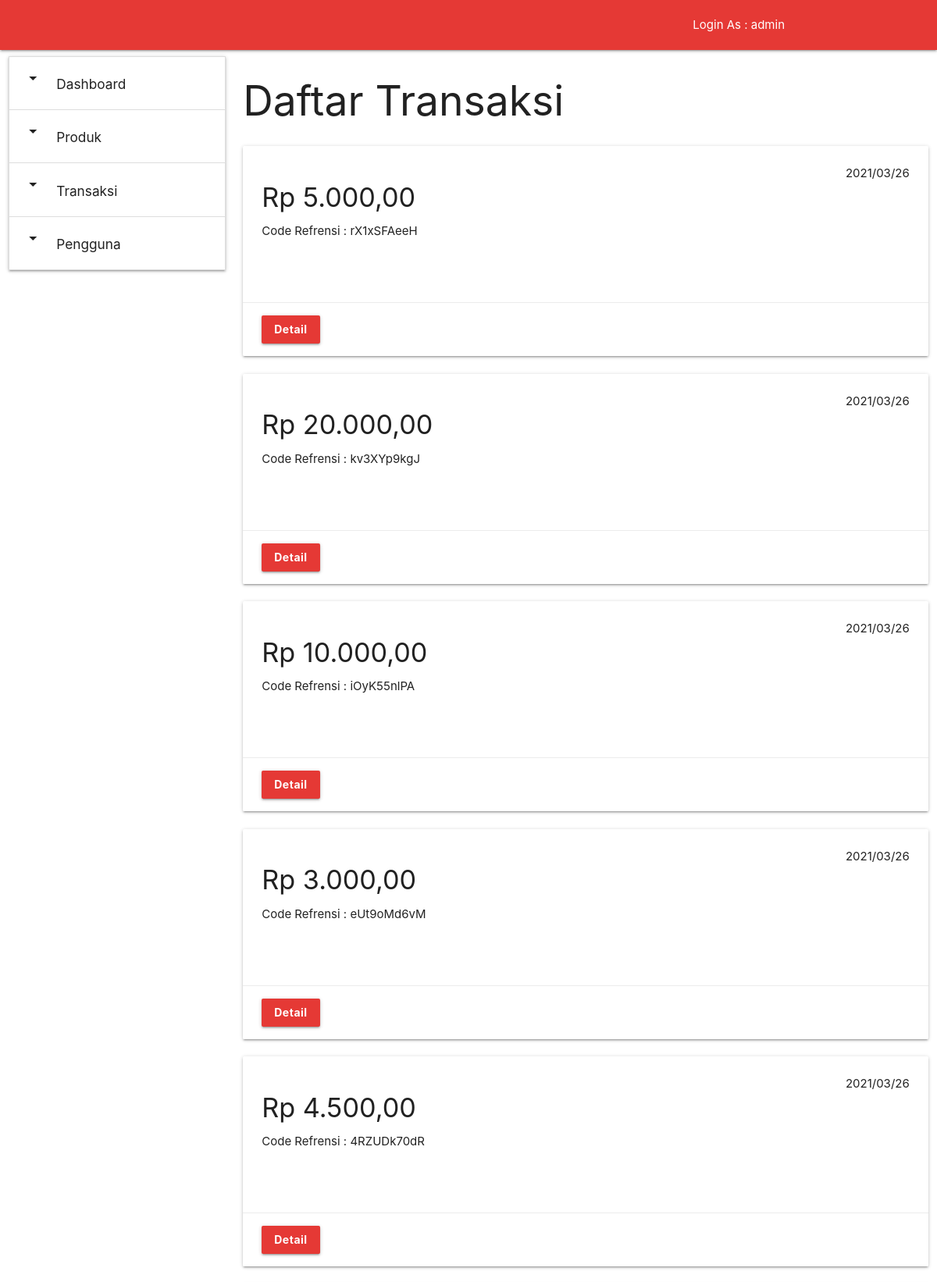
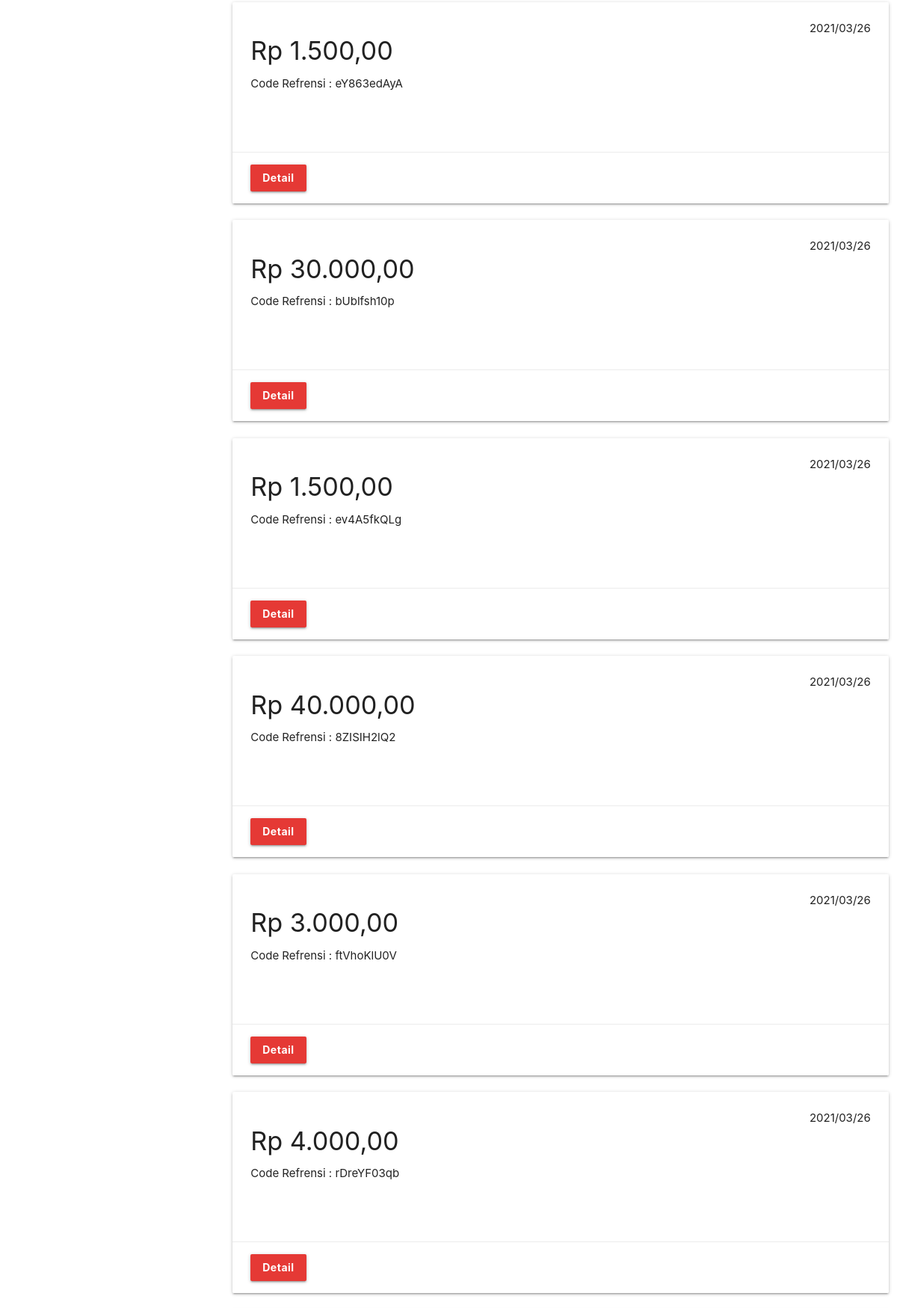
Screenshot of /index.php?menu=transactions (signed in, upper part) with the database file from the repository (2 pictures, top to bottom).
### tables this page shows
CREATE TABLE user(
    id INT(11) NOT NULL AUTO_INCREMENT PRIMARY KEY,
    name TEXT,
    username TEXT,
    password TEXT
);

CREATE TABLE transaction(
    id INT(11) NOT NULL AUTO_INCREMENT PRIMARY KEY,
    ref_id TEXT,
    customer_id INT(11) NOT NULL,
    address TEXT,
    total INT,
    transaction_date DATETIME NULL,
    expired_date DATETIME NULL,
    FOREIGN KEY (customer_id) REFERENCES customer(id)
);

### model/db.php (called while the page is built, shortened)
<?php
function get_connection($configs){
    $username = $configs['username'];
    $password = $configs['password'];
    $host = $configs['host'];
    $dbname = $configs['name'];
    $db = new mysqli($host,$username,$password,$dbname);
    return $db;
}
?>

### model/user.php (called while the page is built, shortened)
<?php
class user {
    public $id;
    public function one($db) {
        $result_query = new result_query();
        $one = new user();
        $query = "SELECT id,name,username,password FROM user WHERE id=? LIMIT 1";
        $stmt = $db->prepare($query);
        $stmt->bind_param('i', $this->id);
        $stmt->execute();
        $rows = $stmt->get_result();
        $result = $rows->fetch_assoc();
        $one->id = $result['id'];
        $one->name = $result['name'];
        $one->username = $result['username'];
        $one->password = $result['password'];
        $result_query->data = $one;
        return $result_query;
    }
}
?>

### model/transaction.php (called while the page is built, shortened)
<?php
class transaction {
    public function all_basic($db,$list_query) {
        $result_query = new result_query();
        $all = array();
        $query = "SELECT
                    id,ref_id,customer_id,address,total,expired_date,transaction_date
                FROM
                    transaction
                WHERE
                    ".$list_query->search_by." LIKE ?
                ORDER BY
                    ".$list_query->order_by." ".$list_query->order_dir."
                LIMIT ?
                OFFSET ?";
        $stmt = $db->prepare($query);
        $search = "%".$list_query->search_value."%";
        $offset = $list_query->offset;
        $limit =  $list_query->limit;
        $stmt->bind_param('sii',$search ,$limit, $offset);
        $stmt->execute();
        $rows = $stmt->get_result();
        while ($result = $rows->fetch_assoc()){
            $one = new transaction();
            $one->id = $result['id'];
            $one->ref_id = $result['ref_id'];
            $one->customer_id = $result['customer_id'];
            $one->address = $result['address'];
            $one->total = $result['total'];
            $one->expired_date = $result['expired_date'];
            $one->transaction_date = $result['transaction_date'];
            array_push($all,$one);
        }
        $result_query->data = $all;
        return $result_query;
    }
}
?>

### pages/transaction.php (the view, shortened to what this page needs)
<?php
include_once("model/transaction.php");
include_once("model/db.php");
$transaction = new transaction();
$transactiont_query = (object) ['search_by' => 'ref_id','search_value' => '','order_by' => 'id','order_dir'=> 'asc','offset' => 0,'limit' => 100];
$result_transaction = $transaction->all_basic(get_connection(include("api/config.php")),$transactiont_query);
?>
<div class="row">
    <?php foreach ($result_transaction->data as $value) { ?>
        <div class="col s12">
            <div class="card">
                <div class="card-content" style="height:200px">
                    <div class="top right">
                        <p><?php  echo date_format(date_create($value->transaction_date),"Y/m/d") ?></p>
                    </div>
                    <h4><?php echo "Rp ". number_format($value->total,2,",",".") ?></h4>
                    <p><?php  echo "Code Refrensi : ". $value->ref_id ?></p>
                </div>
                <div class="card-action">
                    <a class="waves-effect waves-light btn red darken-1 white-text" style="text-transform:none;"  href="?menu=detail_transaction&transaction_id=<?php echo $value->id ?>">
                        <b>
                            <span>Detail</span>
                        </b>
                    </a>
                </div>
            </div>
        </div>
    <?php } ?>
</div>

### index.php (shortened to what this page needs)
<!DOCTYPE html>
<html lang="en">
<head>
  <link href="css/materialize.css" type="text/css" rel="stylesheet" media="screen,projection"/>
  <link href="css/style.css" type="text/css" rel="stylesheet" media="screen,projection"/>
</head>
<body>
    <div id="app">
        <?php
            include_once "pages/dashboard.php";
        ?>
    </div>
</body>
</html>

### pages/dashboard.php (shortened to what this page needs)
<?php
include_once("model/user.php");
include_once("model/db.php");
$usr = new user();
$usr->id = $_SESSION["session"];
$result = $usr->one(get_connection(include("api/config.php")));
$name = "Login As : ".$result->data->name;
?>
<nav class="red darken-1" role="navigation">
    <div class="nav-wrapper container"><a id="logo-container" href="#" class="brand-logo"></a>
        <ul class="right hide-on-med-and-down">
        <li><a><?php echo $name; ?></a></li>
        </ul>
    </div>
</nav>
<div class="row">
    <div class="col s12 m4 l3">
        <div id="menu">
            <ul class="collapsible expandable">
                <li>
                    <div class="collapsible-header"><i class="material-icons">arrow_drop_down</i>
                        <h6> Dashboard </h6>
                    </div>
                </li>
                <li>
                    <div class="collapsible-header"><i class="material-icons">arrow_drop_down</i>
                        <h6> Produk</h6>
                    </div>
                </li>
                <li>
                    <div class="collapsible-header"><i class="material-icons">arrow_drop_down</i>
                        <h6> Transaksi</h6>
                    </div>
                </li>
                <li>
                    <div class="collapsible-header"><i class="material-icons">arrow_drop_down</i>
                        <h6> Pengguna</h6>
                    </div>
                </li>
            </ul>
        </div>
    </div>
    <div class="col s12 m8 l9">
        <div id="container" style="min-height:800px">
            <div id="content">
            <?php
            if (isset($_GET['menu']) && !empty($_GET['menu'])) {
                $menu = $_GET['menu'];
                if ($menu == "recomendations"){
                    echo "<h2> Produk Rekomendasi </h2>";
                    include_once "pages/recomendation.php";
                } else if ($menu == "products"){
                    echo "<h2> Daftar Produk </h2>";
                    include_once "pages/product.php";
                } else if ($menu == "transactions"){
                    echo "<h2> Daftar Transaksi </h2>";
                    include_once "pages/transaction.php";
                } else if ($menu == "users"){
                    echo "<h2> Pengguna </h2>";
                    include_once "pages/user.php";
                } else if ($menu == "detail_recomendation"){
                    echo "<h2> Detail Produk Rekomendasi</h2>";
                    include_once "pages/detail_recomendation.php";
                } else if ($menu == "detail_product"){
                    echo "<h2> Detail Produk </h2>";
                    include_once "pages/detail_product.php";
                } else if ($menu == "detail_transaction"){
                    echo "<h2> Detail Transaksi </h2>";
                    include_once "pages/detail_transaction.php";
                } else if ($menu == "add_product"){
                    echo "<h2> Tambah Produk </h2>";
                    include_once "pages/add_product.php";
                } else if ($menu == "edit_product"){
                    echo "<h2> Edit Produk </h2>";
                    include_once "pages/edit_product.php";
                } else {
                    header("location: /index.php?message=menu tidak ditemukan");
                    exit;
                }
            } ?>
            </div>
        </div>
    </div>
</div>

### css/style.css (style rules this page uses)
.card-content { height: 300px; overflow: hidden; }

### rows the page displays
user: name "Login As : admin"
transaction: transaction_date "2021/03/26", total "5.000,00", ref "rX1xSFAeeH"
transaction: transaction_date "2021/03/26", total "20.000,00", ref "kv3XYp9kgJ"
transaction: transaction_date "2021/03/26", total "10.000,00", ref "iOyK55nlPA"
transaction: transaction_date "2021/03/26", total "3.000,00", ref "eUt9oMd6vM"
transaction: transaction_date "2021/03/26", total "4.500,00", ref "4RZUDk70dR"
transaction: transaction_date "2021/03/26", total "1.500,00", ref "eY863edAyA"
transaction: transaction_date "2021/03/26", total "30.000,00", ref "bUblfsh10p"
transaction: transaction_date "2021/03/26", total "1.500,00", ref "ev4A5fkQLg"
transaction: transaction_date "2021/03/26", total "40.000,00", ref "8ZISIH2lQ2"
transaction: transaction_date "2021/03/26", total "3.000,00", ref "ftVhoKlU0V"
transaction: transaction_date "2021/03/26", total "4.000,00", ref "rDreYF03qb"
